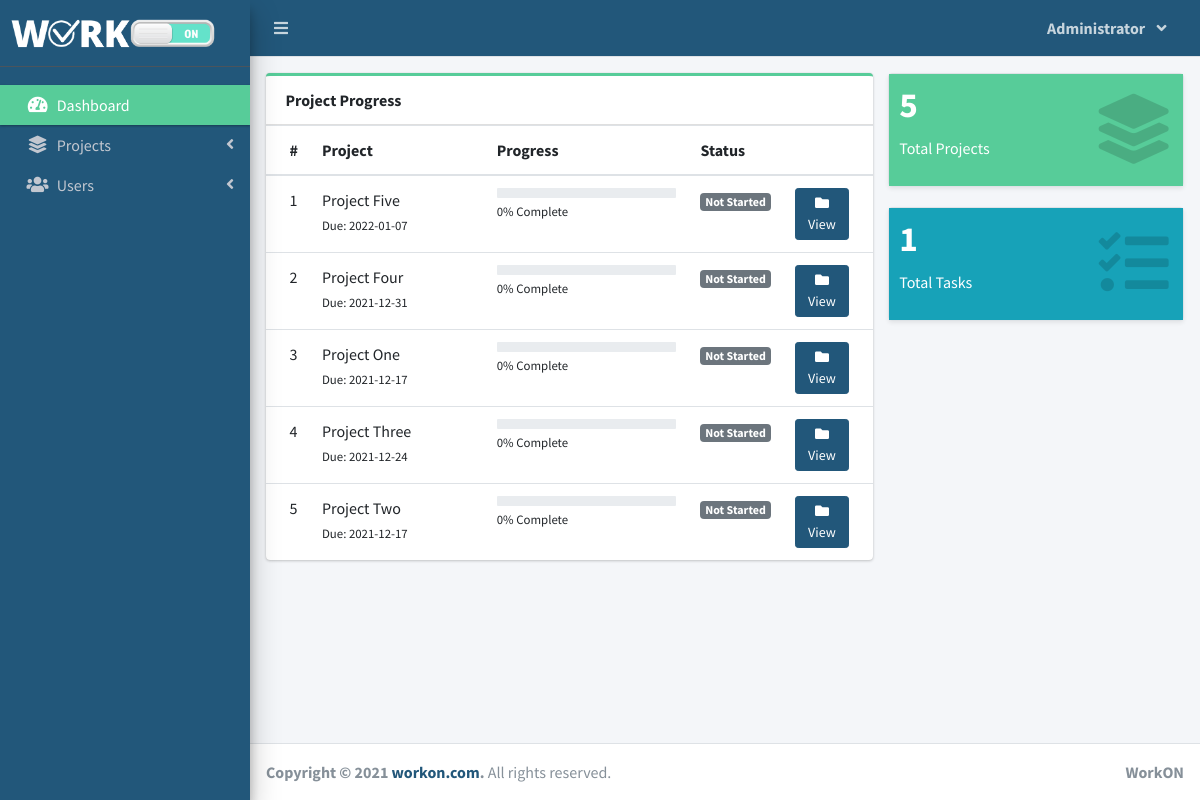
The page / (signed in) on the database its author committed.
### tables this page shows
CREATE TABLE `project_list` (
  `id` int(30) NOT NULL,
  `name` varchar(200) NOT NULL,
  `description` text NOT NULL,
  `status` tinyint(2) NOT NULL,
  `start_date` date NOT NULL,
  `end_date` date NOT NULL,
  `manager_id` int(30) NOT NULL,
  `user_ids` text NOT NULL,
  `project_url` longtext NOT NULL,
  `project_time_sheet` longtext NOT NULL,
  `project_files` longtext NOT NULL,
  `date_created` datetime NOT NULL DEFAULT current_timestamp()
);

### home.php (the view, shortened to what this page needs)
<?php include('db_connect.php') ?>
  <?php
     $where2 = "";
    ?>
      <div class="row">
        <div class="col-md-8">
        <div class="card card-outline card-success">
          <div class="card-header">
            <b>Project Progress</b>
          </div>
          <div class="card-body p-0">
            <div class="table-responsive">
              <table class="table m-0 table-hover">
                <colgroup>
                  <col width="5%">
                  <col width="30%">
                  <col width="35%">
                  <col width="15%">
                  <col width="15%">
                </colgroup>
                <thead>
                  <th># </th>
                  <th>Project</th>
                  <th>Progress</th>
                  <th>Status</th>
                  <th></th>
                </thead>
                <tbody>
                <?php
                $i = 1;
                $where = "";
                $qry = $conn->query("SELECT * FROM project_list $where order by name asc");
                while($row= $qry->fetch_assoc()):
                $tprog = $conn->query("SELECT * FROM task_list where project_id = {$row['id']}")->num_rows;
                $cprog = $conn->query("SELECT * FROM task_list where project_id = {$row['id']} and status = 3")->num_rows;
                $prog = $tprog > 0 ? ($cprog/$tprog) * 100 : 0;
                $prog = $prog > 0 ?  number_format($prog,2) : $prog;
                  ?>
                  <tr>
                      <td>
                         <?php echo $i++ ?>
                      </td>
                      <td>
                          <a>
                              <?php echo ucwords($row['name']) ?>
                          </a>
                          <br>
                          <small>
                              Due: <?php echo date("Y-m-d",strtotime($row['end_date'])) ?>
                          </small>
                      </td>
                      <td class="project_progress">
                          <div class="progress progress-sm">
                          </div>
                          <small>
                              <?php echo $prog ?>% Complete
                          </small>
                      </td>
                      <td class="project-state">
                          <?php
                            if($row['status'] == 1){
                              echo "<span class='badge badge-secondary'>Not Started</span>";
                            }elseif($row['status'] == 2){
                            echo "<span class='badge badge-primary'>Started</span>";
                            }elseif($row['status'] == 3){
                            echo "<span class='badge badge-primary'>In Progress</span>";
                            }elseif($row['status'] == 4){
                            echo "<span class='badge badge-primary'>In Review</span>";
                            }elseif($row['status'] == 5){
                            echo "<span class='badge badge-primary'>Over Due</span>";
                            }elseif($row['status'] == 6){
                              echo "<span class='badge badge-success'>Completed</span>";
                                      }
                          ?>
                      </td>
                      <td>
                        <a class="btn btn-primary btn-sm" href="./index.php?page=view_project&id=<?php echo $row['id'] ?>">
                              <i class="fas fa-folder">
                              </i>
                              View
                        </a>
                      </td>
                  </tr>
                <?php endwhile; ?>
                </tbody>
              </table>
            </div>
          </div>
        </div>
        </div>
        <div class="col-md-4">
          <div class="row">
          <div class="col-12 col-sm-6 col-md-12">
            <div class="small-box bg-light shadow-sm border">
              <div class="inner bg-success">
                <h3><?php echo $conn->query("SELECT * FROM project_list $where")->num_rows; ?></h3>
                <p>Total Projects</p>
              </div>
              <div class="icon">
                <i class="fa fa-layer-group"></i>
              </div>
            </div>
          </div>
           <div class="col-12 col-sm-6 col-md-12">
            <div class="small-box bg-light shadow-sm border">
              <div class="inner bg-info">
                <h3><?php echo $conn->query("SELECT t.*,p.name as pname,p.start_date,p.status as pstatus, p.end_date,p.id as pid FROM task_list t inner join project_list p on p.id = t.project_id $where2")->num_rows; ?></h3>
                <p>Total Tasks</p>
              </div>
              <div class="icon">
                <i class="fa fa-tasks"></i>
              </div>
            </div>
          </div>
      </div>
        </div>
      </div>

### rows shown on the page
project_list: name "Project Five", end_date "2022-01-07", prog "0", status "Not Started"
project_list: name "Project Four", end_date "2021-12-31", prog "0", status "Not Started"
project_list: name "Project One", end_date "2021-12-17", prog "0", status "Not Started"
project_list: name "Project Three", end_date "2021-12-24", prog "0", status "Not Started"
project_list: name "Project Two", end_date "2021-12-17", prog "0", status "Not Started"

### other values the page prints
$_SESSION['login_firstname'] "Administrator"
$conn->query("SELECT * FROM project_list $where")->num_rows "5"
$_SESSION['system']['name'] "WorkON"
